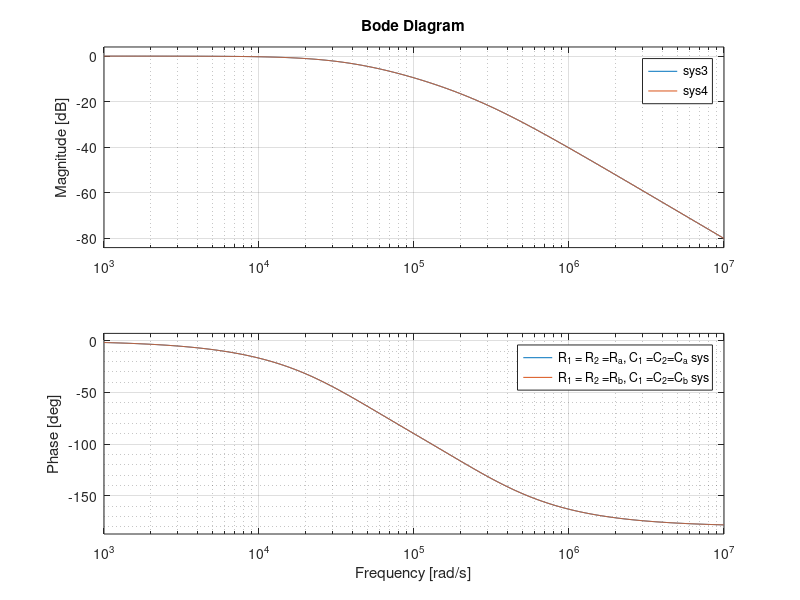

Here is the MATLAB script that generated this plot:
% 2. in a 2-stage RC ladder if R_1=R_2 and C_1=C_2 
R1=1e3; C1=0.01e-6;  % R_a=1e3; C_a=0.01e-6;
R2=10e3; C2=0.001e-6;  % R_b=10e3; C_b=0.001e-6;

num=[1];
den3=[R1*R1*C1*C1, 3*R1*C1, 1];
den4=[R2*R2*C2*C2, 3*R2*C2, 1];

sys3=tf(num,den3);
sys4=tf(num,den4);
figure;
bode(sys3,sys4);
legend('R_1 = R_2 =R_a, C_1 =C_2=C_a sys','R_1 = R_2 =R_b, C_1 =C_2=C_b sys' );
grid minor;
